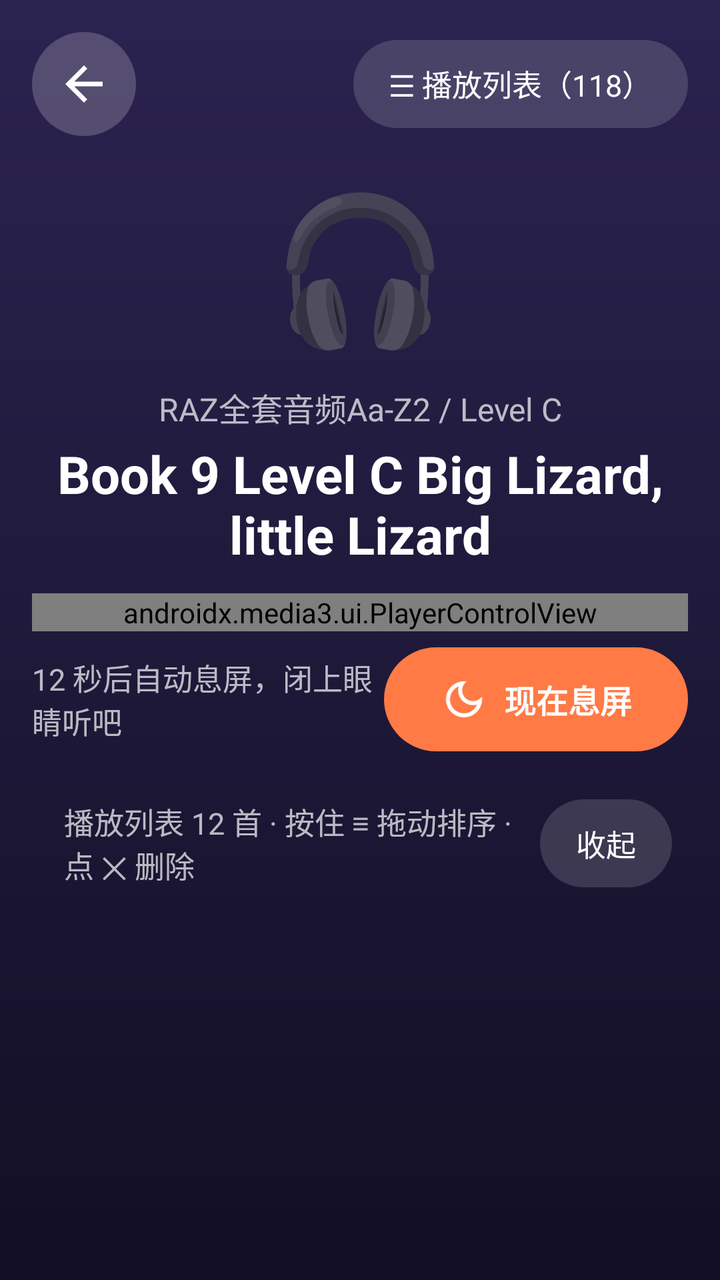
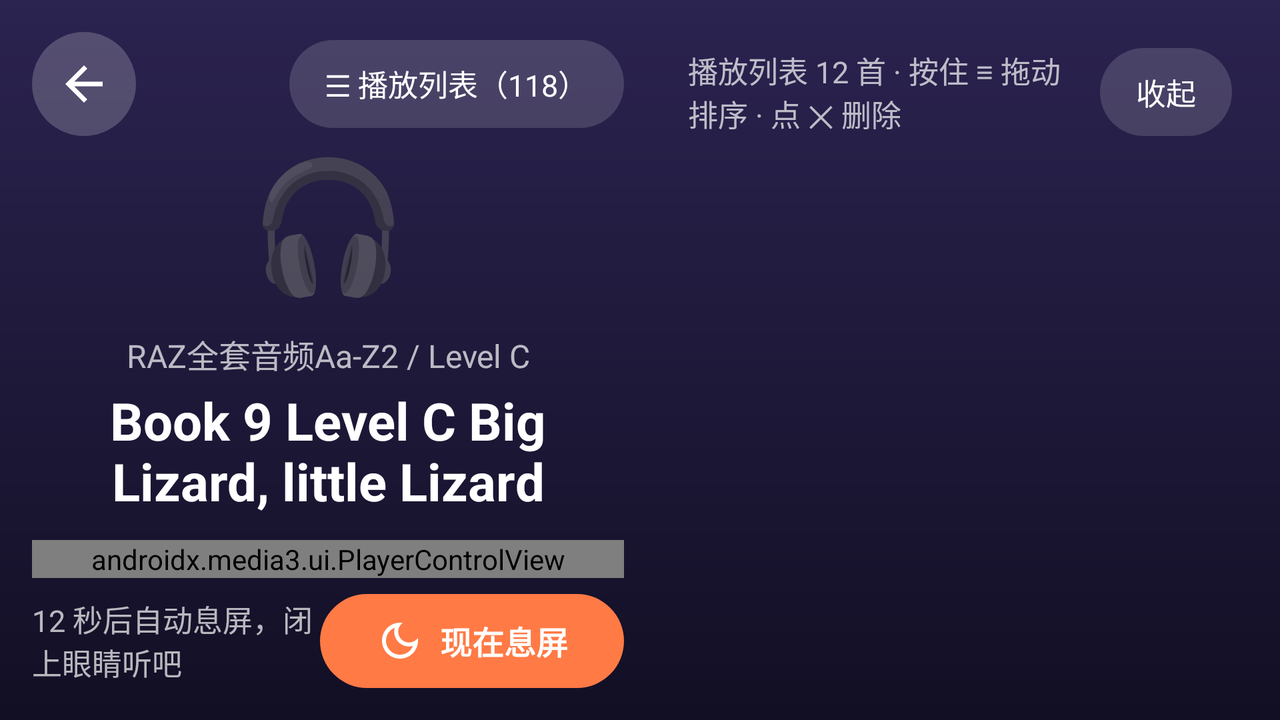

Two renders of one Android screen. The first uses the default layout on a phone; the second uses the alternative layout the repository ships for a different screen configuration, on a matching device. The two XML files are below.
<!-- AndroidManifest.xml: application theme Theme.Kid -->
<!-- res/layout/activity_audio.xml -->
<?xml version="1.0" encoding="utf-8"?>
<FrameLayout xmlns:android="http://schemas.android.com/apk/res/android"
    xmlns:app="http://schemas.android.com/apk/res-auto"
    xmlns:tools="http://schemas.android.com/tools"
    android:layout_width="match_parent"
    android:layout_height="match_parent"
    android:background="@drawable/bg_audio">

    <LinearLayout
        android:layout_width="match_parent"
        android:layout_height="match_parent"
        android:orientation="vertical"
        android:padding="16dp">

        <LinearLayout
            android:layout_width="match_parent"
            android:layout_height="wrap_content"
            android:gravity="center_vertical"
            android:orientation="horizontal">

            <ImageButton
                android:id="@+id/btnBack"
                android:layout_width="52dp"
                android:layout_height="52dp"
                android:background="@drawable/bg_round_dark"
                android:contentDescription="返回"
                android:padding="12dp"
                android:scaleType="fitCenter"
                android:src="@drawable/ic_back_white" />

            <View
                android:layout_width="0dp"
                android:layout_height="1dp"
                android:layout_weight="1" />

            
            <TextView
                android:id="@+id/btnShowPlaylist"
                style="@style/PillButton"
                android:layout_width="wrap_content"
                android:layout_height="wrap_content"
                android:visibility="gone"
                tools:text="☰ 播放列表（118）"
                tools:visibility="visible" />
        </LinearLayout>

        <TextView
            android:layout_width="match_parent"
            android:layout_height="wrap_content"
            android:layout_marginTop="16dp"
            android:gravity="center"
            android:text="🎧"
            android:textSize="72sp" />

        
        <TextView
            android:id="@+id/txtDir"
            android:layout_width="match_parent"
            android:layout_height="wrap_content"
            android:layout_marginTop="12dp"
            android:gravity="center"
            android:textColor="#B3FFFFFF"
            android:textSize="16sp"
            android:visibility="gone"
            tools:text="RAZ全套音频Aa-Z2 / Level C"
            tools:visibility="visible" />

        
        <TextView
            android:id="@+id/txtTitle"
            android:layout_width="match_parent"
            android:layout_height="wrap_content"
            android:layout_marginTop="4dp"
            android:gravity="center"
            android:textColor="@color/white"
            android:textSize="26sp"
            android:textStyle="bold"
            tools:text="Book 9 Level C Big Lizard, little Lizard" />

        <TextView
            android:id="@+id/txtError"
            android:layout_width="match_parent"
            android:layout_height="wrap_content"
            android:layout_marginTop="6dp"
            android:gravity="center"
            android:textColor="#FFFF9A9A"
            android:textSize="14sp"
            android:visibility="gone" />

        <androidx.media3.ui.PlayerControlView
            android:id="@+id/controlView"
            android:layout_width="match_parent"
            android:layout_height="wrap_content"
            android:layout_marginTop="12dp"
            app:show_shuffle_button="true"
            app:show_timeout="0"
            app:repeat_toggle_modes="one|all" />

        <LinearLayout
            android:layout_width="match_parent"
            android:layout_height="wrap_content"
            android:layout_marginTop="8dp"
            android:gravity="center_vertical"
            android:orientation="horizontal">

            <TextView
                android:id="@+id/txtScreenOff"
                android:layout_width="0dp"
                android:layout_height="wrap_content"
                android:layout_weight="1"
                android:textColor="#B3FFFFFF"
                android:textSize="15sp"
                tools:text="12 秒后自动息屏，闭上眼睛听吧" />

            <Button
                android:id="@+id/btnScreenOff"
                style="@style/KidButton"
                android:layout_width="wrap_content"
                android:layout_height="wrap_content"
                android:drawableStart="@drawable/ic_moon"
                android:drawablePadding="8dp"
                android:text="现在息屏"
                android:textSize="16sp" />
        </LinearLayout>

        
        <LinearLayout
            android:id="@+id/playlistPanel"
            android:layout_width="match_parent"
            android:layout_height="0dp"
            android:layout_marginTop="16dp"
            android:layout_weight="1"
            android:background="@drawable/bg_playlist"
            android:orientation="vertical"
            android:paddingTop="8dp"
            android:paddingBottom="4dp">

            <LinearLayout
                android:layout_width="match_parent"
                android:layout_height="wrap_content"
                android:gravity="center_vertical"
                android:orientation="horizontal"
                android:paddingStart="16dp"
                android:paddingEnd="8dp">

                <TextView
                    android:id="@+id/txtPlaylistHeader"
                    android:layout_width="0dp"
                    android:layout_height="wrap_content"
                    android:layout_weight="1"
                    android:textColor="#B3FFFFFF"
                    android:textSize="15sp"
                    tools:text="播放列表 12 首 · 按住 ≡ 拖动排序 · 点 ✕ 删除" />

                <TextView
                    android:id="@+id/btnHidePlaylist"
                    style="@style/PillButton"
                    android:layout_width="wrap_content"
                    android:layout_height="wrap_content"
                    android:layout_marginStart="8dp"
                    android:text="收起" />
            </LinearLayout>

            <androidx.recyclerview.widget.RecyclerView
                android:id="@+id/playlist"
                android:layout_width="match_parent"
                android:layout_height="0dp"
                android:layout_marginTop="4dp"
                android:layout_weight="1" />
        </LinearLayout>
    </LinearLayout>

    
    <View
        android:id="@+id/blackout"
        android:layout_width="match_parent"
        android:layout_height="match_parent"
        android:background="@color/black"
        android:clickable="true"
        android:focusable="true"
        android:visibility="gone" />
</FrameLayout>
<!-- resources referenced by this layout -->
<resources>
  <color name="black">#000000</color>
  <color name="white">#FFFFFF</color>
  <!-- drawable bg_audio (drawable) -->
  <?xml version="1.0" encoding="utf-8"?>
  <shape xmlns:android="http://schemas.android.com/apk/res/android">
      <gradient android:angle="270" android:startColor="@color/audio_top" android:endColor="#FF120F24" />
  </shape>
  <!-- drawable bg_round_dark (drawable) -->
  <?xml version="1.0" encoding="utf-8"?>
  <ripple xmlns:android="http://schemas.android.com/apk/res/android" android:color="#33FFFFFF">
      <item>
          <shape android:shape="oval"><solid android:color="#33FFFFFF" /></shape>
      </item>
  </ripple>
  <!-- drawable ic_back_white (drawable) -->
  <?xml version="1.0" encoding="utf-8"?>
  <vector xmlns:android="http://schemas.android.com/apk/res/android"
      android:width="24dp"
      android:height="24dp"
      android:tint="@color/white"
      android:viewportWidth="24"
      android:viewportHeight="24">
      <path
          android:fillColor="@android:color/white"
          android:pathData="M20,11H7.83l5.59,-5.59L12,4l-8,8 8,8 1.41,-1.41L7.83,13H20v-2z" />
  </vector>
  <style name="KidButton" parent="Widget.AppCompat.Button.Borderless">
          <item name="android:background">@drawable/bg_button</item>
          <item name="android:textColor">@color/white</item>
          <item name="android:textSize">18sp</item>
          <item name="android:textStyle">bold</item>
          <item name="android:minHeight">52dp</item>
          <item name="android:paddingStart">28dp</item>
          <item name="android:paddingEnd">28dp</item>
      </style>
  <style name="PillButton">
          <item name="android:background">@drawable/bg_pill_dark</item>
          <item name="android:textColor">@color/white</item>
          <item name="android:textSize">15sp</item>
          <item name="android:gravity">center</item>
          <item name="android:minHeight">44dp</item>
          <item name="android:paddingStart">18dp</item>
          <item name="android:paddingEnd">18dp</item>
          <item name="android:clickable">true</item>
          <item name="android:focusable">true</item>
      </style>
  <style name="Theme.Kid" parent="Theme.AppCompat.Light.NoActionBar">
          <item name="colorPrimary">@color/primary</item>
          <item name="colorPrimaryDark">@color/primary_dark</item>
          <item name="colorAccent">@color/primary</item>
          <item name="android:windowBackground">@color/bg</item>
          <item name="android:statusBarColor">@color/bg_top</item>
          <item name="android:windowLightStatusBar">true</item>
          <item name="android:navigationBarColor">@color/bg</item>
          <item name="android:textColorPrimary">@color/text</item>
          <item name="android:textColorSecondary">@color/text_sub</item>
      </style>
  <color name="audio_top">#FF2B2350</color>
  <!-- drawable bg_button (drawable) -->
  <?xml version="1.0" encoding="utf-8"?>
  <ripple xmlns:android="http://schemas.android.com/apk/res/android" android:color="#33FFFFFF">
      <item>
          <selector>
              <item android:state_enabled="false">
                  <shape><solid android:color="#FFC9C2D2" /><corners android:radius="26dp" /></shape>
              </item>
              <item>
                  <shape><solid android:color="@color/primary" /><corners android:radius="26dp" /></shape>
              </item>
          </selector>
      </item>
  </ripple>
  <!-- drawable bg_pill_dark (drawable) -->
  <?xml version="1.0" encoding="utf-8"?>
  <ripple xmlns:android="http://schemas.android.com/apk/res/android" android:color="#33FFFFFF">
      <item>
          <shape>
              <solid android:color="#26FFFFFF" />
              <corners android:radius="22dp" />
          </shape>
      </item>
  </ripple>
  <color name="primary">#FF7A45</color>
  <color name="primary_dark">#E8622E</color>
  <color name="bg">#FFF6E8</color>
  <color name="bg_top">#FFE4C2</color>
  <color name="text">#3A3446</color>
  <color name="text_sub">#7A7288</color>
  <!-- some entries are left out for length -->
</resources>
<!-- res/layout-land/activity_audio.xml (the repository's variant of the layout above) -->
<!-- drawn on the phone turned sideways -->
<?xml version="1.0" encoding="utf-8"?>
<FrameLayout xmlns:android="http://schemas.android.com/apk/res/android"
    xmlns:app="http://schemas.android.com/apk/res-auto"
    xmlns:tools="http://schemas.android.com/tools"
    android:layout_width="match_parent"
    android:layout_height="match_parent"
    android:background="@drawable/bg_audio">

    <LinearLayout
        android:layout_width="match_parent"
        android:layout_height="match_parent"
        android:orientation="horizontal"
        android:padding="16dp">

        
        <LinearLayout
            android:layout_width="0dp"
            android:layout_height="match_parent"
            android:layout_weight="1"
            android:orientation="vertical">

            <LinearLayout
                android:layout_width="match_parent"
                android:layout_height="wrap_content"
                android:gravity="center_vertical"
                android:orientation="horizontal">

                <ImageButton
                    android:id="@+id/btnBack"
                    android:layout_width="52dp"
                    android:layout_height="52dp"
                    android:background="@drawable/bg_round_dark"
                    android:contentDescription="返回"
                    android:padding="12dp"
                    android:scaleType="fitCenter"
                    android:src="@drawable/ic_back_white" />

                <View
                    android:layout_width="0dp"
                    android:layout_height="1dp"
                    android:layout_weight="1" />

                
                <TextView
                    android:id="@+id/btnShowPlaylist"
                    style="@style/PillButton"
                    android:layout_width="wrap_content"
                    android:layout_height="wrap_content"
                    android:visibility="gone"
                    tools:text="☰ 播放列表（118）"
                    tools:visibility="visible" />
            </LinearLayout>

            <LinearLayout
                android:layout_width="match_parent"
                android:layout_height="0dp"
                android:layout_weight="1"
                android:gravity="center_vertical"
                android:orientation="vertical">

                <TextView
                    android:layout_width="match_parent"
                    android:layout_height="wrap_content"
                    android:gravity="center"
                    android:text="🎧"
                    android:textSize="64sp" />

                
                <TextView
                    android:id="@+id/txtDir"
                    android:layout_width="match_parent"
                    android:layout_height="wrap_content"
                    android:layout_marginTop="12dp"
                    android:gravity="center"
                    android:textColor="#B3FFFFFF"
                    android:textSize="16sp"
                    android:visibility="gone"
                    tools:text="RAZ全套音频Aa-Z2 / Level C"
                    tools:visibility="visible" />

                
                <TextView
                    android:id="@+id/txtTitle"
                    android:layout_width="match_parent"
                    android:layout_height="wrap_content"
                    android:layout_marginTop="4dp"
                    android:gravity="center"
                    android:textColor="@color/white"
                    android:textSize="26sp"
                    android:textStyle="bold"
                    tools:text="Book 9 Level C Big Lizard, little Lizard" />

                <TextView
                    android:id="@+id/txtError"
                    android:layout_width="match_parent"
                    android:layout_height="wrap_content"
                    android:layout_marginTop="6dp"
                    android:gravity="center"
                    android:textColor="#FFFF9A9A"
                    android:textSize="14sp"
                    android:visibility="gone" />

                <androidx.media3.ui.PlayerControlView
                    android:id="@+id/controlView"
                    android:layout_width="match_parent"
                    android:layout_height="wrap_content"
                    android:layout_marginTop="12dp"
                    app:show_shuffle_button="true"
                    app:show_timeout="0"
                    app:repeat_toggle_modes="one|all" />

                <LinearLayout
                    android:layout_width="match_parent"
                    android:layout_height="wrap_content"
                    android:layout_marginTop="8dp"
                    android:gravity="center_vertical"
                    android:orientation="horizontal">

                    <TextView
                        android:id="@+id/txtScreenOff"
                        android:layout_width="0dp"
                        android:layout_height="wrap_content"
                        android:layout_weight="1"
                        android:textColor="#B3FFFFFF"
                        android:textSize="15sp"
                        tools:text="12 秒后自动息屏，闭上眼睛听吧" />

                    <Button
                        android:id="@+id/btnScreenOff"
                        style="@style/KidButton"
                        android:layout_width="wrap_content"
                        android:layout_height="wrap_content"
                        android:drawableStart="@drawable/ic_moon"
                        android:drawablePadding="8dp"
                        android:text="现在息屏"
                        android:textSize="16sp" />
                </LinearLayout>
            </LinearLayout>
        </LinearLayout>

        
        <LinearLayout
            android:id="@+id/playlistPanel"
            android:layout_width="0dp"
            android:layout_height="match_parent"
            android:layout_marginStart="16dp"
            android:layout_weight="1"
            android:background="@drawable/bg_playlist"
            android:orientation="vertical"
            android:paddingTop="8dp"
            android:paddingBottom="4dp">

            <LinearLayout
                android:layout_width="match_parent"
                android:layout_height="wrap_content"
                android:gravity="center_vertical"
                android:orientation="horizontal"
                android:paddingStart="16dp"
                android:paddingEnd="8dp">

                <TextView
                    android:id="@+id/txtPlaylistHeader"
                    android:layout_width="0dp"
                    android:layout_height="wrap_content"
                    android:layout_weight="1"
                    android:textColor="#B3FFFFFF"
                    android:textSize="15sp"
                    tools:text="播放列表 12 首 · 按住 ≡ 拖动排序 · 点 ✕ 删除" />

                <TextView
                    android:id="@+id/btnHidePlaylist"
                    style="@style/PillButton"
                    android:layout_width="wrap_content"
                    android:layout_height="wrap_content"
                    android:layout_marginStart="8dp"
                    android:text="收起" />
            </LinearLayout>

            <androidx.recyclerview.widget.RecyclerView
                android:id="@+id/playlist"
                android:layout_width="match_parent"
                android:layout_height="0dp"
                android:layout_marginTop="4dp"
                android:layout_weight="1" />
        </LinearLayout>
    </LinearLayout>

    
    <View
        android:id="@+id/blackout"
        android:layout_width="match_parent"
        android:layout_height="match_parent"
        android:background="@color/black"
        android:clickable="true"
        android:focusable="true"
        android:visibility="gone" />
</FrameLayout>
